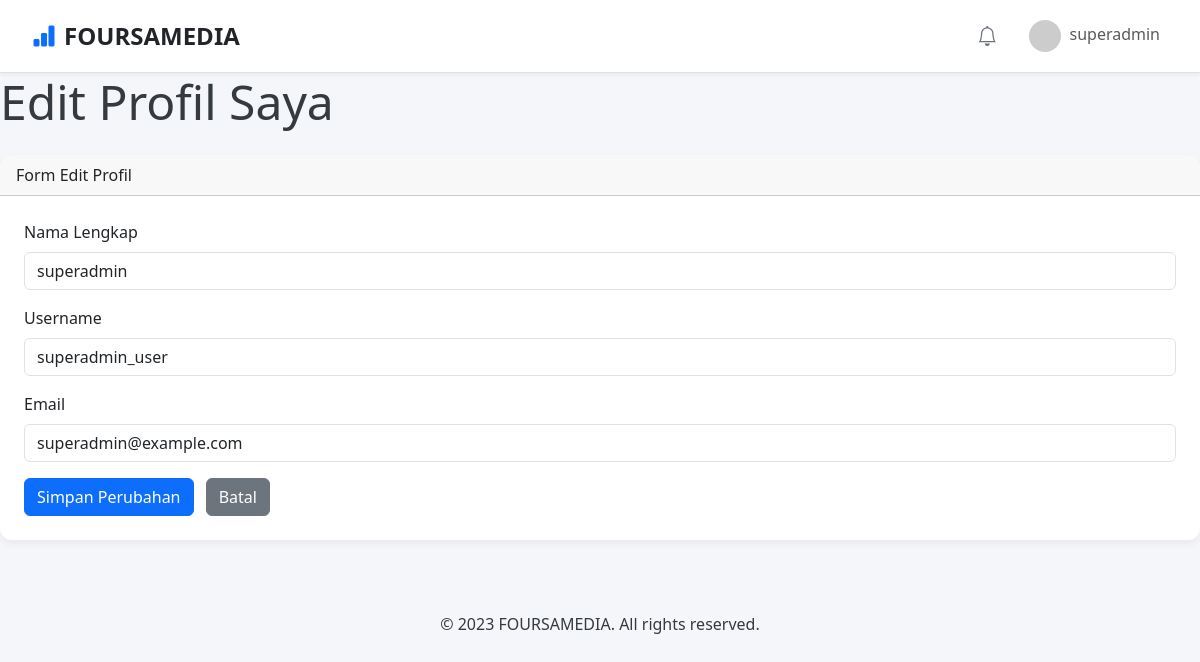
The page /edit_profile.php (signed in) on the database its author committed.
### tables this page shows
CREATE TABLE `users` (
  `id` int(11) NOT NULL AUTO_INCREMENT,
  `name` varchar(255) NOT NULL,
  `email` varchar(255) NOT NULL,
  `username` varchar(100) DEFAULT NULL,
  `password` varchar(255) NOT NULL,
  `role_id` int(11) NOT NULL,
  `created_at` timestamp NULL DEFAULT current_timestamp(),
  `phone` varchar(20) DEFAULT NULL,
  `address` varchar(255) DEFAULT NULL,
  `latitude` decimal(10,8) DEFAULT NULL,
  `longitude` decimal(11,8) DEFAULT NULL,
  `paket` varchar(20) DEFAULT NULL,
  PRIMARY KEY (`id`),
  UNIQUE KEY `email` (`email`),
  UNIQUE KEY `username` (`username`),
  KEY `role_id` (`role_id`),
  CONSTRAINT `users_ibfk_1` FOREIGN KEY (`role_id`) REFERENCES `roles` (`id`) ON UPDATE CASCADE
);

### public/edit_profile.php (the view, shortened to what this page needs)
<?php
require_once '../includes/db_connect.php';
$user_id = $_SESSION['user_id'];
$user_data = null;
$stmt = $conn->prepare("SELECT u.id, u.name, u.username, u.email
                        FROM users u
                        WHERE u.id = ?");
$stmt->bind_param("i", $user_id);
$stmt->execute();
$result = $stmt->get_result();
if ($result->num_rows === 1) {
    $user_data = $result->fetch_assoc();
} else {
    $_SESSION['error_message'] = "Data profil Anda tidak ditemukan.";
    header("Location: profile.php");
    exit();
}
require_once '../includes/header.php';
?>
<header class="mb-4">
    <h1 class="display-5">Edit Profil Saya</h1>
</header>
<div class="card mb-4">
    <div class="card-header">Form Edit Profil</div>
    <div class="card-body">
        <?php if ($user_data): ?>
            <form action="edit_profile.php" method="POST">
                <div class="mb-3">
                    <label for="name" class="form-label">Nama Lengkap</label>
                    <input type="text" class="form-control" id="name" name="name"
                           value="<?php echo htmlspecialchars($user_data['name']); ?>" required>
                </div>
                <div class="mb-3">
                    <label for="username" class="form-label">Username</label>
                    <input type="text" class="form-control" id="username" name="username"
                           value="<?php echo htmlspecialchars($user_data['username']); ?>" required>
                </div>
                <div class="mb-3">
                    <label for="email" class="form-label">Email</label>
                    <input type="email" class="form-control" id="email" name="email"
                           value="<?php echo htmlspecialchars($user_data['email']); ?>" required>
                </div>
                <button type="submit" class="btn btn-primary">Simpan Perubahan</button>
                <a href="profile.php" class="btn btn-secondary ms-2">Batal</a>
            </form>
        <?php else: ?>
            <div class="alert alert-info" role="alert">
                Tidak dapat memuat data profil.
            </div>
        <?php endif; ?>
    </div>
</div>
<?php require_once '../includes/footer.php'; ?>

### public/css/style.css (style rules this page uses)
html, body { height: auto; margin: 0; font-family: 'Segoe UI', Roboto, 'Helvetica Neue', Arial, sans-serif; background-color: #f4f6f9; color: #343a40; }
.card { border: none; border-radius: 0.75rem; overflow: hidden; box-shadow: 0 4px 8px rgba(0, 0, 0, 0.05); }
.card .card-body { padding: 1.5rem; }

### rows shown on the page
users: name "superadmin", username "superadmin_user", email "superadmin@example.com"

### other values the page prints
$_SESSION['username'] "superadmin"
